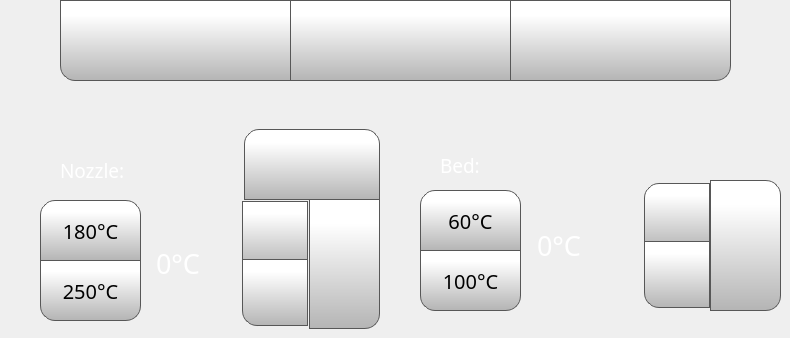
      <widget class="QWidget" name="temperatureTab">
       <attribute name="icon">
        <iconset>
         <normaloff>templates/img/thermometer.png</normaloff>
         <normalon>templates/img/thermometer_Selected.png</normalon>templates/img/thermometer.png</iconset>
       </attribute>
       <attribute name="title">
        <string/>
       </attribute>
       <widget class="QLabel" name="toolLabel">
        <property name="geometry">
         <rect>
          <x>60</x>
          <y>160</y>
          <width>70</width>
          <height>21</height>
         </rect>
        </property>
        <property name="font">
         <font>
          <family>Gotham Light</family>
          <pointsize>14</pointsize>
          <weight>50</weight>
          <bold>false</bold>
         </font>
        </property>
        <property name="styleSheet">
         <string notr="true">color: rgb(255, 255, 255);</string>
        </property>
        <property name="text">
         <string>Nozzle:</string>
        </property>
       </widget>
       <widget class="QLabel" name="bedLabel_2">
        <property name="geometry">
         <rect>
          <x>440</x>
          <y>150</y>
          <width>101</width>
          <height>31</height>
         </rect>
        </property>
        <property name="font">
         <font>
          <family>Gotham Light</family>
          <pointsize>14</pointsize>
          <weight>50</weight>
          <bold>false</bold>
         </font>
        </property>
        <property name="styleSheet">
         <string notr="true">color: rgb(255, 255, 255);</string>
        </property>
        <property name="text">
         <string>Bed:</string>
        </property>
       </widget>
       <widget class="QPushButton" name="cooldownButton">
        <property name="geometry">
         <rect>
          <x>60</x>
          <y>0</y>
          <width>231</width>
          <height>81</height>
         </rect>
        </property>
        <property name="minimumSize">
         <size>
          <width>0</width>
          <height>0</height>
         </size>
        </property>
        <property name="font">
         <font>
          <family>Gotham</family>
          <pointsize>15</pointsize>
         </font>
        </property>
        <property name="styleSheet">
         <string notr="true">QPushButton {
    border: 1px solid rgb(87, 87, 87);
	background-color: qlineargradient(spread:pad, x1:0, y1:1, x2:0, y2:0.188, stop:0 rgba(180, 180, 180, 255), stop:1 rgba(255, 255, 255, 255));
border-bottom-left-radius: 15px;
}

QPushButton:pressed {
    background-color: qlineargradient(x1: 0, y1: 0, x2: 0, y2: 1,
                                      stop: 0 #dadbde, stop: 1 #f6f7fa);
}

QPushButton:flat {
    border: none; /* no border for a flat push button */
}

QPushButton:default {
    border-color: navy; /* make the default button prominent */
}

QPushButton:focus {
	outline: none;
}</string>
        </property>
        <property name="text">
         <string/>
        </property>
        <property name="icon">
         <iconset>
          <normaloff>templates/img/snowflake.png</normaloff>templates/img/snowflake.png</iconset>
        </property>
        <property name="iconSize">
         <size>
          <width>50</width>
          <height>50</height>
         </size>
        </property>
       </widget>
       <widget class="QPushButton" name="fanOffButton">
        <property name="geometry">
         <rect>
          <x>510</x>
          <y>0</y>
          <width>221</width>
          <height>81</height>
         </rect>
        </property>
        <property name="minimumSize">
         <size>
          <width>0</width>
          <height>0</height>
         </size>
        </property>
        <property name="font">
         <font>
          <family>Gotham</family>
          <pointsize>15</pointsize>
         </font>
        </property>
        <property name="styleSheet">
         <string notr="true">QPushButton {
     border: 1px solid rgb(87, 87, 87);

	background-color: qlineargradient(spread:pad, x1:0, y1:1, x2:0, y2:0.188, stop:0 rgba(180, 180, 180, 255), stop:1 rgba(255, 255, 255, 255));
border-bottom-right-radius: 15px;
}

QPushButton:pressed {
    background-color: qlineargradient(x1: 0, y1: 0, x2: 0, y2: 1,
                                      stop: 0 #dadbde, stop: 1 #f6f7fa);
}

QPushButton:flat {
    border: none; /* no border for a flat push button */
}

QPushButton:default {
    border-color: navy; /* make the default button prominent */
}

QPushButton:focus {
	outline: none;
}</string>
        </property>
        <property name="text">
         <string/>
        </property>
        <property name="icon">
         <iconset>
          <normaloff>templates/img/fan-black-silhouette-off.png</normaloff>templates/img/fan-black-silhouette-off.png</iconset>
        </property>
        <property name="iconSize">
         <size>
          <width>50</width>
          <height>50</height>
         </size>
        </property>
        <property name="checkable">
         <bool>false</bool>
        </property>
        <property name="autoDefault">
         <bool>false</bool>
        </property>
        <property name="default">
         <bool>false</bool>
        </property>
        <property name="flat">
         <bool>false</bool>
        </property>
       </widget>
       <widget class="QPushButton" name="fanOnButton">
        <property name="geometry">
         <rect>
          <x>290</x>
          <y>0</y>
          <width>221</width>
          <height>81</height>
         </rect>
        </property>
        <property name="minimumSize">
         <size>
          <width>0</width>
          <height>0</height>
         </size>
        </property>
        <property name="font">
         <font>
          <family>Gotham</family>
          <pointsize>15</pointsize>
         </font>
        </property>
        <property name="styleSheet">
         <string notr="true">QPushButton {
     border: 1px solid rgb(87, 87, 87);

	background-color: qlineargradient(spread:pad, x1:0, y1:1, x2:0, y2:0.188, stop:0 rgba(180, 180, 180, 255), stop:1 rgba(255, 255, 255, 255));
}

QPushButton:pressed {
    background-color: qlineargradient(x1: 0, y1: 0, x2: 0, y2: 1,
                                      stop: 0 #dadbde, stop: 1 #f6f7fa);
}

QPushButton:flat {
    border: none; /* no border for a flat push button */
}

QPushButton:default {
    border-color: navy; /* make the default button prominent */
}

QPushButton:focus {
	outline: none;
}</string>
        </property>
        <property name="text">
         <string/>
        </property>
        <property name="icon">
         <iconset>
          <normaloff>templates/img/fan-black-silhouette.png</normaloff>templates/img/fan-black-silhouette.png</iconset>
        </property>
        <property name="iconSize">
         <size>
          <width>50</width>
          <height>50</height>
         </size>
        </property>
        <property name="checkable">
         <bool>false</bool>
        </property>
        <property name="autoDefault">
         <bool>false</bool>
        </property>
        <property name="default">
         <bool>false</bool>
        </property>
        <property name="flat">
         <bool>false</bool>
        </property>
       </widget>
       <widget class="QSpinBox" name="toolTempSpinBox">
        <property name="geometry">
         <rect>
          <x>151</x>
          <y>198</y>
          <width>160</width>
          <height>131</height>
         </rect>
        </property>
        <property name="font">
         <font>
          <family>Gotham</family>
          <pointsize>20</pointsize>
         </font>
        </property>
        <property name="styleSheet">
         <string notr="true">QSpinBox {
    padding-right: 5px; /* make room for the arrows */
	color: rgb(255, 255, 255);
	background-color: rgba(255, 255, 255, 0);
   
}
QSpinBox ::text:selected {
	background-color: rgb(255, 146, 57);
   
}
QSpinBox::up-button {
     border: 1px solid rgb(87, 87, 87);


	background-color: qlineargradient(spread:pad, x1:0, y1:1, x2:0, y2:0.188, stop:0 rgba(180, 180, 180, 255), stop:1 rgba(255, 255, 255, 255));
    width: 60px;
     height: 61px;
    padding: 2px;
}

QSpinBox::up-arrow { 
image: url(./templates/img/arrows.png);
    width: 40px;
     height: 40px;
padding: 5px; }



QSpinBox::up-button:pressed {
    background-color: qlineargradient(x1: 0, y1: 0, x2: 0, y2: 1,
                                      stop: 0 #dadbde, stop: 1 #f6f7fa);
}


QSpinBox::down-button {
     border: 1px solid rgb(87, 87, 87);
border-bottom-left-radius: 15px;
	background-color: qlineargradient(spread:pad, x1:0, y1:1, x2:0, y2:0.188, stop:0 rgba(180, 180, 180, 255), stop:1 rgba(255, 255, 255, 255));
    width: 60px;
     height: 61px;
    padding: 2px;
}

QSpinBox::down-arrow {
image: url(./templates/img/arrows-5.png);
    width: 40px;
     height: 40px;
padding: 5px;
}

QSpinBox::down-button:pressed {
    background-color: qlineargradient(x1: 0, y1: 0, x2: 0, y2: 1,
                                      stop: 0 #dadbde, stop: 1 #f6f7fa);

}

</string>
        </property>
        <property name="frame">
         <bool>false</bool>
        </property>
        <property name="readOnly">
         <bool>false</bool>
        </property>
        <property name="buttonSymbols">
         <enum>QAbstractSpinBox::UpDownArrows</enum>
        </property>
        <property name="accelerated">
         <bool>true</bool>
        </property>
        <property name="suffix">
         <string>°C</string>
        </property>
        <property name="maximum">
         <number>300</number>
        </property>
        <property name="singleStep">
         <number>1</number>
        </property>
        <property name="value">
         <number>0</number>
        </property>
       </widget>
       <widget class="QSpinBox" name="bedTempSpinBox">
        <property name="geometry">
         <rect>
          <x>532</x>
          <y>180</y>
          <width>181</width>
          <height>131</height>
         </rect>
        </property>
        <property name="font">
         <font>
          <family>Gotham</family>
          <pointsize>20</pointsize>
         </font>
        </property>
        <property name="styleSheet">
         <string notr="true">QSpinBox {
    padding-right: 5px; /* make room for the arrows */
	color: rgb(255, 255, 255);
	background-color: rgba(255, 255, 255, 0);
   
}
QSpinBox ::text:selected {
	background-color: rgb(255, 146, 57);
   
}
QSpinBox::up-button {
     border: 1px solid rgb(87, 87, 87);

border-top-left-radius: 15px;
	background-color: qlineargradient(spread:pad, x1:0, y1:1, x2:0, y2:0.188, stop:0 rgba(180, 180, 180, 255), stop:1 rgba(255, 255, 255, 255));
    width: 60px;
     height: 61px;
    padding: 2px;
}

QSpinBox::up-arrow { image: url(./templates/img/arrows.png);
    width: 40px;
     height: 40px;
padding: 5px; }



QSpinBox::up-button:pressed {
    background-color: qlineargradient(x1: 0, y1: 0, x2: 0, y2: 1,
                                      stop: 0 #dadbde, stop: 1 #f6f7fa);
}


QSpinBox::down-button {
     border: 1px solid rgb(87, 87, 87);
border-bottom-left-radius: 15px;
	background-color: qlineargradient(spread:pad, x1:0, y1:1, x2:0, y2:0.188, stop:0 rgba(180, 180, 180, 255), stop:1 rgba(255, 255, 255, 255));
    width: 60px;
     height: 61px;
    padding: 2px;
}

QSpinBox::down-arrow {image: url(./templates/img/arrows-5.png);
    width: 40px;
     height: 40px;
padding: 5px;
}

QSpinBox::down-button:pressed {
    background-color: qlineargradient(x1: 0, y1: 0, x2: 0, y2: 1,
                                      stop: 0 #dadbde, stop: 1 #f6f7fa);

}

</string>
        </property>
        <property name="frame">
         <bool>false</bool>
        </property>
        <property name="readOnly">
         <bool>false</bool>
        </property>
        <property name="buttonSymbols">
         <enum>QAbstractSpinBox::UpDownArrows</enum>
        </property>
        <property name="accelerated">
         <bool>true</bool>
        </property>
        <property name="suffix">
         <string>°C</string>
        </property>
        <property name="maximum">
         <number>150</number>
        </property>
        <property name="singleStep">
         <number>1</number>
        </property>
        <property name="value">
         <number>0</number>
        </property>
       </widget>
       <widget class="QPushButton" name="setToolTempButton">
        <property name="geometry">
         <rect>
          <x>309</x>
          <y>199</y>
          <width>71</width>
          <height>130</height>
         </rect>
        </property>
        <property name="font">
         <font>
          <family>Gotham</family>
          <pointsize>13</pointsize>
         </font>
        </property>
        <property name="styleSheet">
         <string notr="true">QPushButton {
     border: 1px solid rgb(87, 87, 87);
	background-color: qlineargradient(spread:pad, x1:0, y1:1, x2:0, y2:0.188, stop:0 rgba(180, 180, 180, 255), stop:1 rgba(255, 255, 255, 255));
border-bottom-right-radius: 15px;

}

QPushButton:pressed {
    background-color: qlineargradient(x1: 0, y1: 0, x2: 0, y2: 1,
                                      stop: 0 #dadbde, stop: 1 #f6f7fa);
}

QPushButton:flat {
    border: none; /* no border for a flat push button */
}

QPushButton:default {
    border-color: navy; /* make the default button prominent */
}

QPushButton:focus {
	outline: none;
}</string>
        </property>
        <property name="text">
         <string/>
        </property>
        <property name="icon">
         <iconset>
          <normaloff>templates/img/verification-mark.png</normaloff>templates/img/verification-mark.png</iconset>
        </property>
        <property name="iconSize">
         <size>
          <width>50</width>
          <height>50</height>
         </size>
        </property>
       </widget>
       <widget class="QPushButton" name="setBedTempButton">
        <property name="geometry">
         <rect>
          <x>710</x>
          <y>180</y>
          <width>71</width>
          <height>131</height>
         </rect>
        </property>
        <property name="font">
         <font>
          <family>Gotham</family>
          <pointsize>13</pointsize>
         </font>
        </property>
        <property name="styleSheet">
         <string notr="true">QPushButton {
     border: 1px solid rgb(87, 87, 87);
	background-color: qlineargradient(spread:pad, x1:0, y1:1, x2:0, y2:0.188, stop:0 rgba(180, 180, 180, 255), stop:1 rgba(255, 255, 255, 255));
border-top-right-radius: 15px;
border-bottom-right-radius: 15px;

}

QPushButton:pressed {
    background-color: qlineargradient(x1: 0, y1: 0, x2: 0, y2: 1,
                                      stop: 0 #dadbde, stop: 1 #f6f7fa);
}

QPushButton:flat {
    border: none; /* no border for a flat push button */
}

QPushButton:default {
    border-color: navy; /* make the default button prominent */
}

QPushButton:focus {
	outline: none;
}</string>
        </property>
        <property name="text">
         <string/>
        </property>
        <property name="icon">
         <iconset>
          <normaloff>templates/img/verification-mark.png</normaloff>templates/img/verification-mark.png</iconset>
        </property>
        <property name="iconSize">
         <size>
          <width>50</width>
          <height>50</height>
         </size>
        </property>
       </widget>
       <widget class="QPushButton" name="toolToggleTemperatureButton">
        <property name="geometry">
         <rect>
          <x>244</x>
          <y>129</y>
          <width>136</width>
          <height>71</height>
         </rect>
        </property>
        <property name="minimumSize">
         <size>
          <width>0</width>
          <height>0</height>
         </size>
        </property>
        <property name="font">
         <font>
          <family>Gotham</family>
          <pointsize>15</pointsize>
         </font>
        </property>
        <property name="styleSheet">
         <string notr="true">QPushButton {
     border: 1px solid rgb(87, 87, 87);
 border-top-right-radius:15px;
 border-top-left-radius:15px;
	background-color: qlineargradient(spread:pad, x1:0, y1:1, x2:0, y2:0.188, stop:0 rgba(180, 180, 180, 255), stop:1 rgba(255, 255, 255, 255));
}

QPushButton:pressed {
    background-color: qlineargradient(x1: 0, y1: 0, x2: 0, y2: 1,
                                      stop: 0 #dadbde, stop: 1 #f6f7fa);
}

QPushButton:flat {
    border: none; /* no border for a flat push button */
}

QPushButton:default {
    border-color: navy; /* make the default button prominent */
}

QPushButton:focus {
	outline: none;
}</string>
        </property>
        <property name="text">
         <string/>
        </property>
        <property name="icon">
         <iconset>
          <normaloff>templates/img/NozzleSelect_0.png</normaloff>
          <normalon>templates/img/NozzleSelect_1.png</normalon>templates/img/NozzleSelect_0.png</iconset>
        </property>
        <property name="iconSize">
         <size>
          <width>100</width>
          <height>100</height>
         </size>
        </property>
        <property name="checkable">
         <bool>true</bool>
        </property>
        <property name="checked">
         <bool>false</bool>
        </property>
        <property name="autoDefault">
         <bool>false</bool>
        </property>
        <property name="default">
         <bool>false</bool>
        </property>
        <property name="flat">
         <bool>false</bool>
        </property>
       </widget>
       <widget class="QPushButton" name="tool180PreheatButton">
        <property name="geometry">
         <rect>
          <x>40</x>
          <y>200</y>
          <width>101</width>
          <height>61</height>
         </rect>
        </property>
        <property name="minimumSize">
         <size>
          <width>0</width>
          <height>0</height>
         </size>
        </property>
        <property name="font">
         <font>
          <family>Gotham</family>
          <pointsize>15</pointsize>
         </font>
        </property>
        <property name="styleSheet">
         <string notr="true">QPushButton {
     border: 1px solid rgb(87, 87, 87);

	background-color: qlineargradient(spread:pad, x1:0, y1:1, x2:0, y2:0.188, stop:0 rgba(180, 180, 180, 255), stop:1 rgba(255, 255, 255, 255));
	border-top-right-radius: 15px;
border-top-left-radius: 15px;

}

QPushButton:pressed {
    background-color: qlineargradient(x1: 0, y1: 0, x2: 0, y2: 1,
                                      stop: 0 #dadbde, stop: 1 #f6f7fa);
}

QPushButton:flat {
    border: none; /* no border for a flat push button */
}

QPushButton:default {
    border-color: navy; /* make the default button prominent */
}

QPushButton:focus {
	outline: none;
}</string>
        </property>
        <property name="text">
         <string>180°C</string>
        </property>
        <property name="iconSize">
         <size>
          <width>50</width>
          <height>50</height>
         </size>
        </property>
        <property name="checkable">
         <bool>false</bool>
        </property>
        <property name="autoDefault">
         <bool>false</bool>
        </property>
        <property name="default">
         <bool>false</bool>
        </property>
        <property name="flat">
         <bool>false</bool>
        </property>
       </widget>
       <widget class="QPushButton" name="tool250PreheatButton">
        <property name="geometry">
         <rect>
          <x>40</x>
          <y>260</y>
          <width>101</width>
          <height>61</height>
         </rect>
        </property>
        <property name="minimumSize">
         <size>
          <width>0</width>
          <height>0</height>
         </size>
        </property>
        <property name="font">
         <font>
          <family>Gotham</family>
          <pointsize>15</pointsize>
         </font>
        </property>
        <property name="styleSheet">
         <string notr="true">QPushButton {
     border: 1px solid rgb(87, 87, 87);

	background-color: qlineargradient(spread:pad, x1:0, y1:1, x2:0, y2:0.188, stop:0 rgba(180, 180, 180, 255), stop:1 rgba(255, 255, 255, 255));
	border-bottom-right-radius: 15px;
border-bottom-left-radius: 15px;
}

QPushButton:pressed {
    background-color: qlineargradient(x1: 0, y1: 0, x2: 0, y2: 1,
                                      stop: 0 #dadbde, stop: 1 #f6f7fa);
}

QPushButton:flat {
    border: none; /* no border for a flat push button */
}

QPushButton:default {
    border-color: navy; /* make the default button prominent */
}

QPushButton:focus {
	outline: none;
}</string>
        </property>
        <property name="text">
         <string>250°C</string>
        </property>
        <property name="iconSize">
         <size>
          <width>50</width>
          <height>50</height>
         </size>
        </property>
        <property name="checkable">
         <bool>false</bool>
        </property>
        <property name="autoDefault">
         <bool>false</bool>
        </property>
        <property name="default">
         <bool>false</bool>
        </property>
        <property name="flat">
         <bool>false</bool>
        </property>
       </widget>
       <widget class="QPushButton" name="bed100PreheatButton">
        <property name="geometry">
         <rect>
          <x>420</x>
          <y>250</y>
          <width>101</width>
          <height>61</height>
         </rect>
        </property>
        <property name="minimumSize">
         <size>
          <width>0</width>
          <height>0</height>
         </size>
        </property>
        <property name="font">
         <font>
          <family>Gotham</family>
          <pointsize>15</pointsize>
         </font>
        </property>
        <property name="styleSheet">
         <string notr="true">QPushButton {
     border: 1px solid rgb(87, 87, 87);

	background-color: qlineargradient(spread:pad, x1:0, y1:1, x2:0, y2:0.188, stop:0 rgba(180, 180, 180, 255), stop:1 rgba(255, 255, 255, 255));
	border-bottom-right-radius: 15px;
border-bottom-left-radius: 15px;
}

QPushButton:pressed {
    background-color: qlineargradient(x1: 0, y1: 0, x2: 0, y2: 1,
                                      stop: 0 #dadbde, stop: 1 #f6f7fa);
}

QPushButton:flat {
    border: none; /* no border for a flat push button */
}

QPushButton:default {
    border-color: navy; /* make the default button prominent */
}

QPushButton:focus {
	outline: none;
}</string>
        </property>
        <property name="text">
         <string>100°C</string>
        </property>
        <property name="iconSize">
         <size>
          <width>50</width>
          <height>50</height>
         </size>
        </property>
        <property name="checkable">
         <bool>false</bool>
        </property>
        <property name="autoDefault">
         <bool>false</bool>
        </property>
        <property name="default">
         <bool>false</bool>
        </property>
        <property name="flat">
         <bool>false</bool>
        </property>
       </widget>
       <widget class="QPushButton" name="bed60PreheatButton">
        <property name="geometry">
         <rect>
          <x>420</x>
          <y>190</y>
          <width>101</width>
          <height>61</height>
         </rect>
        </property>
        <property name="minimumSize">
         <size>
          <width>0</width>
          <height>0</height>
         </size>
        </property>
        <property name="font">
         <font>
          <family>Gotham</family>
          <pointsize>15</pointsize>
         </font>
        </property>
        <property name="styleSheet">
         <string notr="true">QPushButton {
     border: 1px solid rgb(87, 87, 87);

	background-color: qlineargradient(spread:pad, x1:0, y1:1, x2:0, y2:0.188, stop:0 rgba(180, 180, 180, 255), stop:1 rgba(255, 255, 255, 255));
	border-top-right-radius: 15px;
border-top-left-radius: 15px;

}

QPushButton:pressed {
    background-color: qlineargradient(x1: 0, y1: 0, x2: 0, y2: 1,
                                      stop: 0 #dadbde, stop: 1 #f6f7fa);
}

QPushButton:flat {
    border: none; /* no border for a flat push button */
}

QPushButton:default {
    border-color: navy; /* make the default button prominent */
}

QPushButton:focus {
	outline: none;
}</string>
        </property>
        <property name="text">
         <string>60°C</string>
        </property>
        <property name="iconSize">
         <size>
          <width>50</width>
          <height>50</height>
         </size>
        </property>
        <property name="checkable">
         <bool>false</bool>
        </property>
        <property name="autoDefault">
         <bool>false</bool>
        </property>
        <property name="default">
         <bool>false</bool>
        </property>
        <property name="flat">
         <bool>false</bool>
        </property>
       </widget>
       <zorder>toolLabel</zorder>
       <zorder>bedLabel_2</zorder>
       <zorder>cooldownButton</zorder>
       <zorder>fanOffButton</zorder>
       <zorder>fanOnButton</zorder>
       <zorder>setToolTempButton</zorder>
       <zorder>setBedTempButton</zorder>
       <zorder>bedTempSpinBox</zorder>
       <zorder>toolTempSpinBox</zorder>
       <zorder>toolToggleTemperatureButton</zorder>
       <zorder>tool180PreheatButton</zorder>
       <zorder>tool250PreheatButton</zorder>
       <zorder>bed100PreheatButton</zorder>
       <zorder>bed60PreheatButton</zorder>
      </widget>
